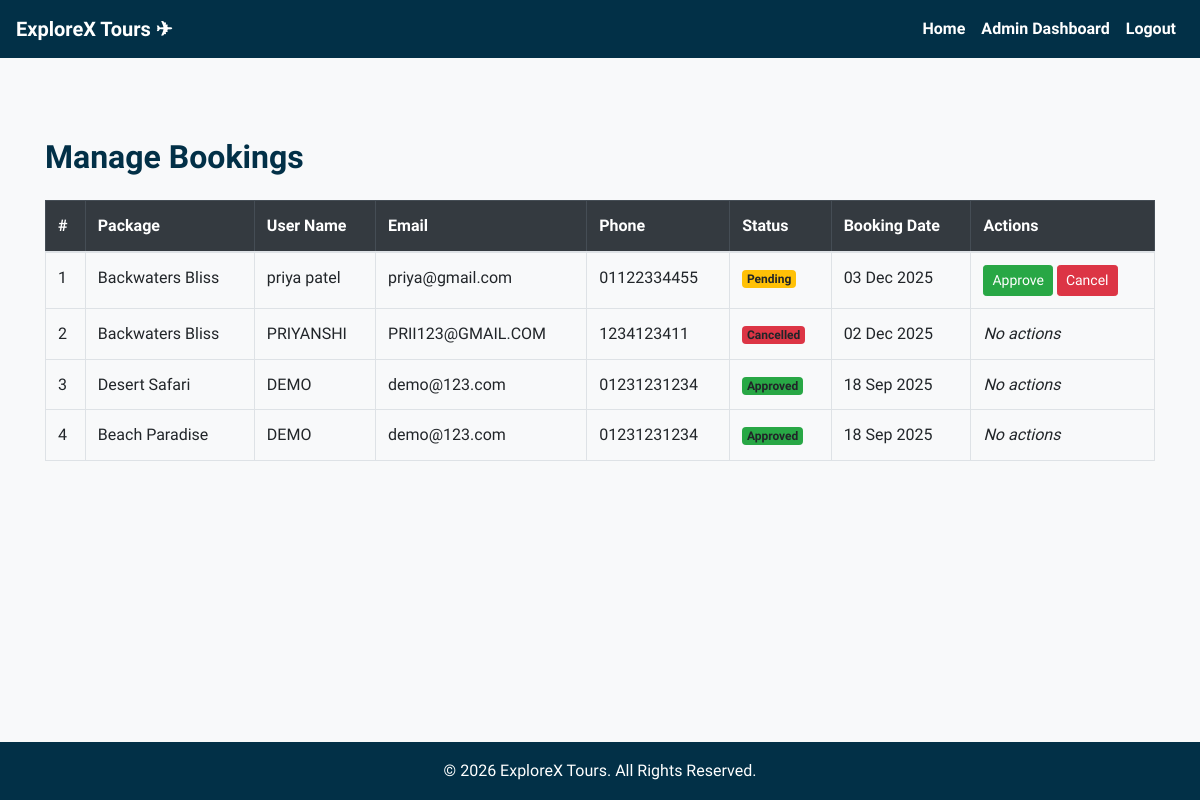
The app's page /admin/manage_bookings.php (signed in) with its own data.
### tables this page shows
CREATE TABLE IF NOT EXISTS `bookings` (
  `id` int NOT NULL AUTO_INCREMENT,
  `name` varchar(100) DEFAULT NULL,
  `email` varchar(100) DEFAULT NULL,
  `phone` varchar(20) DEFAULT NULL,
  `guests` int NOT NULL DEFAULT '1',
  `package_id` int DEFAULT NULL,
  `travel_dates` varchar(50) DEFAULT NULL,
  `special_requests` text,
  `booking_date` timestamp NULL DEFAULT CURRENT_TIMESTAMP,
  `created_at` timestamp NULL DEFAULT CURRENT_TIMESTAMP,
  `status` varchar(20) DEFAULT 'Pending',
  `user_id` int NOT NULL,
  PRIMARY KEY (`id`),
  KEY `fk_user_booking` (`user_id`)
);

CREATE TABLE IF NOT EXISTS `packages` (
  `id` int NOT NULL AUTO_INCREMENT,
  `title` varchar(255) DEFAULT NULL,
  `location` varchar(255) DEFAULT NULL,
  `description` text,
  `price` decimal(10,2) DEFAULT NULL,
  `image` varchar(255) DEFAULT NULL,
  `duration` varchar(50) DEFAULT NULL,
  `itinerary` text,
  `hotel_details` text,
  `inclusions_detail` text,
  PRIMARY KEY (`id`)
);

### admin/manage_bookings.php (the view, shortened to what this page needs)
<?php
include '../includes/db.php';
include '../includes/header.php';
$sql = "SELECT
            b.id AS booking_id,
            b.name,
            b.email,
            b.phone,
            b.status,
            b.created_at,
            p.title AS package_title
        FROM bookings b
        LEFT JOIN packages p ON b.package_id = p.id
        ORDER BY b.created_at DESC";
$result = mysqli_query($conn, $sql);
?>
<div class="container mt-5">
    <h2 class="mb-4">Manage Bookings</h2>
    <table class="table table-bordered table-hover">
        <thead class="table-dark">
            <tr>
                <th>#</th>
                <th>Package</th>
                <th>User Name</th>
                <th>Email</th>
                <th>Phone</th>
                <th>Status</th>
                <th>Booking Date</th>
                <th>Actions</th>
            </tr>
        </thead>
        <tbody>
            <?php if (mysqli_num_rows($result) > 0):
                $i = 1;
                while ($row = mysqli_fetch_assoc($result)):
            ?>
                <tr>
                    <td><?= $i++; ?></td>
                    <td><?= htmlspecialchars($row['package_title']); ?></td>
                    <td><?= htmlspecialchars($row['name']); ?></td>
                    <td><?= htmlspecialchars($row['email']); ?></td>
                    <td><?= htmlspecialchars($row['phone']); ?></td>
                    <td>
                        <span class="badge
                            <?= $row['status'] == 'Pending' ? 'bg-warning' : ($row['status'] == 'Approved' ? 'bg-success' : 'bg-danger') ?>">
                            <?= $row['status']; ?>
                        </span>
                    </td>
                    <td><?= date("d M Y", strtotime($row['created_at'])); ?></td>
                    <td>
                        <?php if ($row['status'] == 'Pending'): ?>
                            <a href="?action=approve&id=<?= $row['booking_id']; ?>" class="btn btn-success btn-sm">Approve</a>
                            <a href="?action=cancel&id=<?= $row['booking_id']; ?>" class="btn btn-danger btn-sm">Cancel</a>
                        <?php else: ?>
                            <em>No actions</em>
                        <?php endif; ?>
                    </td>
                </tr>
            <?php endwhile; else: ?>
                <tr>
                    <td colspan="8" class="text-center">No bookings found.</td>
                </tr>
            <?php endif; ?>
        </tbody>
    </table>
</div>
<?php include '../includes/footer.php'; ?>

### CSS/style.css (style rules this page uses)
* { margin: 0; padding: 0; box-sizing: border-box; }
body { font-family: "Courgette", cursive; background-color: #f8f9fa; color: #023047; line-height: 1.6; }
.container { padding-top: 2rem; padding-bottom: 2rem; }
h1, h2, h3, h4, h5 { color: #023047; font-weight: bold; }
a { color: #219ebc; text-decoration: none; }

### records on screen
bookings: package.title "Backwaters Bliss", name "priya patel", email "priya@gmail.com", phone "01122334455", status "Pending", created_at "03 Dec 2025"
bookings: package.title "Backwaters Bliss", name "PRIYANSHI", email "PRII123@GMAIL.COM", phone "1234123411", status "Cancelled", created_at "02 Dec 2025", shows "No actions"
bookings: package.title "Desert Safari", name "DEMO", email "demo@123.com", phone "01231231234", status "Approved", created_at "18 Sep 2025", shows "No actions"
bookings: package.title "Beach Paradise", name "DEMO", email "demo@123.com", phone "01231231234", status "Approved", created_at "18 Sep 2025", shows "No actions"
